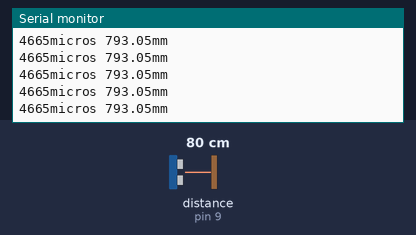
The sketch below on a simulated Arduino Uno, built with avr-gcc and run on an emulated ATmega328P. Parts: the last lines printed to the serial monitor. Wiring (inferred from the names in the program): ultrasonic range finder: trigger pin 8; echo pin 9. The test bench sets the inputs (shaded band); at power-on: distance to the obstacle (sensor on pin 9) 80 cm. The echo pulse lasts 58.3 µs per cm.

Above: at 1.2 s.
1.3 s: distance to the obstacle (sensor on pin 9) set to 250 cm
At 1.8 s:
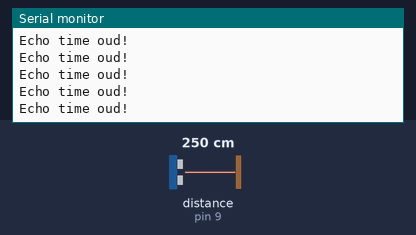
3.2 s: distance to the obstacle (sensor on pin 9) set to 2 cm
At 4.0 s:
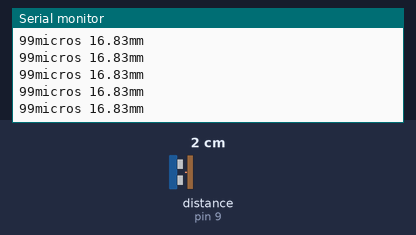
9.2 s: distance to the obstacle (sensor on pin 9) set to 18 cm
At 9.9 s:
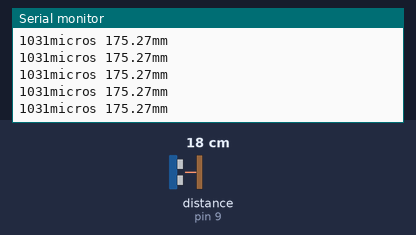
12.2 s: distance to the obstacle (sensor on pin 9) set to 299 cm
At 12.7 s:
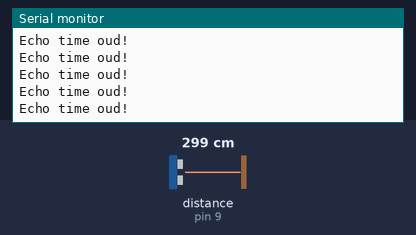
15.2 s: distance to the obstacle (sensor on pin 9) set to 35 cm
At 16.0 s:
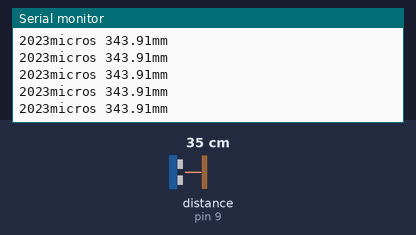
18.2 s: distance to the obstacle (sensor on pin 9) set to 4 cm
At 18.8 s:
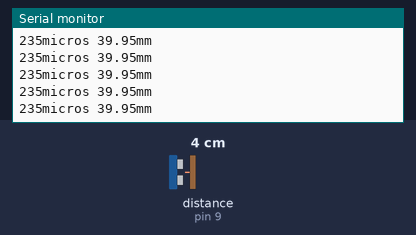
Timing chart, 0 to 21.2 s (numbered marks = the images above; inputs shaded):
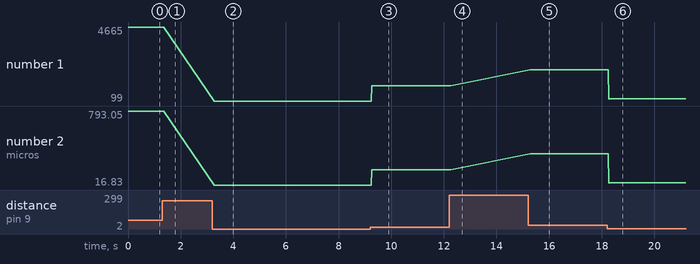

The sketch:

measure_distance.ino
```cpp
    const int trig = 8;     // chân trig của HC-SR04
    const int echo = 9;     // chân echo của HC-SR04
    const int led = 10;
    void setup()
    {
        Serial.begin(9600);     // giao tiếp Serial với baudrate 9600
        pinMode(trig,OUTPUT);   // chân trig sẽ phát tín hiệu
        pinMode(echo,INPUT);    // chân echo sẽ nhận tín hiệu
    }

    void loop()
    {
        unsigned long duration; // biến đo thời gian
        float distance;           // biến lưu khoảng cách

        /* Phát xung từ chân trig */
        digitalWrite(trig,0);   // tắt chân trig
        delayMicroseconds(2);
        digitalWrite(trig,1);   // phát xung từ chân trig
        delayMicroseconds(10);   // xung có độ dài 5 microSeconds
        digitalWrite(trig,0);   // tắt chân trig

        /* Tính toán thời gian */
        // Đo độ rộng xung HIGH ở chân echo.
        duration = pulseIn(echo,HIGH,10000);
        // Tính khoảng cách đến vật.
        if (duration<=0) {
          Serial.println("Echo time oud!");
        }
        else {
          distance = duration*0.34/2;

          /* In kết quả ra Serial Monitor */
          Serial.print(duration);
          Serial.print("micros ");
          Serial.print(distance);
          Serial.println("mm");
        }
        if (distance < 1000 && distance >0) {
          digitalWrite(led,1);
        } else {
          digitalWrite(led,0);
        }
    }
```

Measured:
- after the input at 1.3 s, the serial monitor: prints a new line after 0.08 s (image 1)
- after the input at 3.2 s, the serial monitor: prints a new line after 0.08 s (image 2)
- after the input at 9.2 s, the serial monitor: prints a new line after 0.07 s (image 3)
- after the input at 12.2 s, the serial monitor: prints a new line after 0.08 s (image 4)
- after the input at 15.2 s, the serial monitor: prints a new line after 0.08 s (image 5)
- after the input at 18.2 s, the serial monitor: prints a new line after 0.07 s (image 6)
- plotted number 1: 4665 → 99 after the input at 3.2 s, 99 → 1031 after the input at 9.2 s, 1031 → 2023 after the input at 15.2 s, 2023 → 235 after the input at 18.2 s
- plotted number 2: 793.05 → 16.83 after the input at 3.2 s, 16.83 → 175.27 after the input at 9.2 s, 175.27 → 343.91 after the input at 15.2 s, 343.91 → 39.95 after the input at 18.2 s
